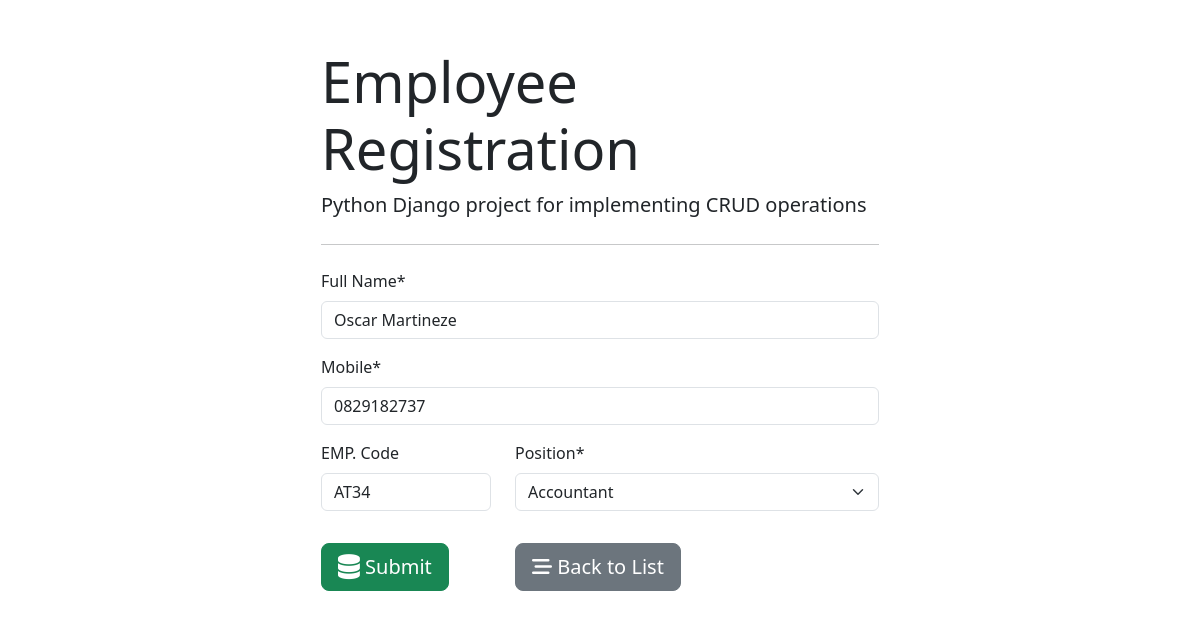
The app's page /3, older data.
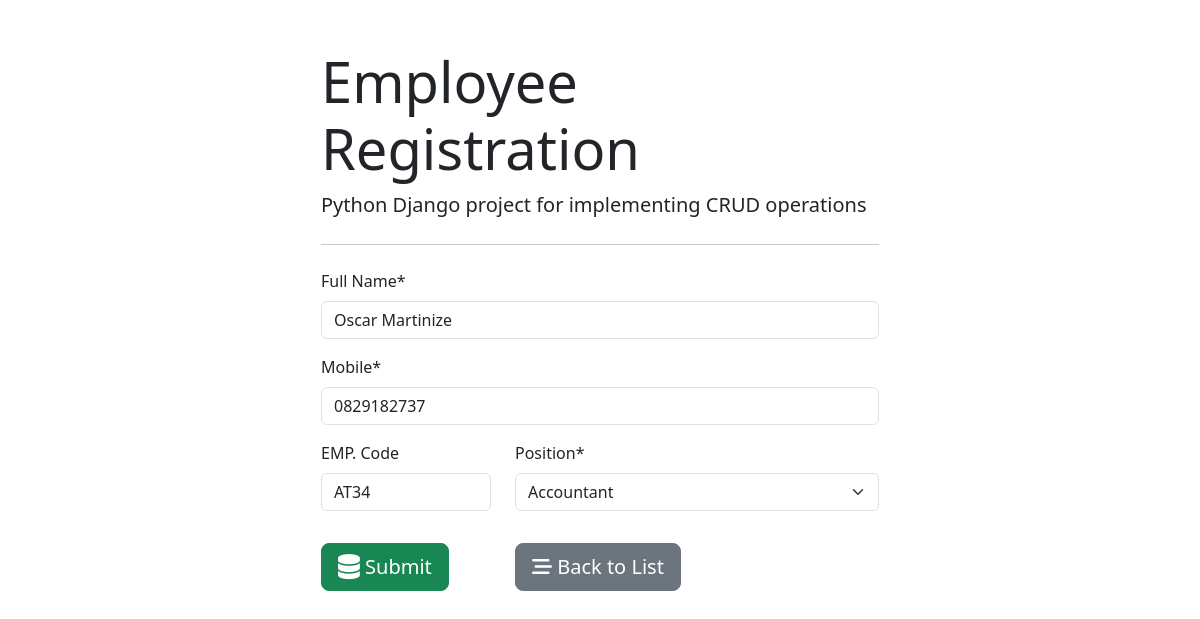
The same page, newer data.
### employees/models.py (models this page shows)
class Employee(models.Model):
    full_name = models.CharField(max_length=100)
    emp_code  = models.CharField(max_length=60)
    mobile = models.CharField(max_length=15)
    position = models.ForeignKey(Position, on_delete=models.CASCADE)

### employees/views.py (the view, shortened to what this page needs)
# urls.py: path('',views.employee_form, name='form'),
def employee_form(request, id=0):
    if request.method == "GET":
        if id ==0:
            form = EmployeeForm()
        else:
            employee = Employee.objects.get(pk=id)
            form = EmployeeForm(instance=employee)
        return render(request, 'employees/employee_form.html',{'form':form})

### employees/forms.py
class EmployeeForm(forms.ModelForm):
    class Meta:
        model = Employee
        fields = ('full_name', 'mobile', 'emp_code', 'position',)
        labels = {
            'full_name': 'Full Name',
            'emp_code': 'EMP. Code'
        }
    def __init__(self, *args, **kwargs):
        super(EmployeeForm, self).__init__(*args, **kwargs)
        self.fields['position'].empty_label = 'Select Position'
        self.fields['emp_code'].required = False

### employees/models.py (called while the page is built)
    def __str__(self):
        return self.title

### employees/templates/employees/employee_form.html (shortened to what this page needs)
{% extends 'employees/base.html' %}
{% load crispy_forms_tags %}
{% block content %}
<form action="" method="post" autocomplete="autoff">
    {{ form.full_name |as_crispy_field }}
    {{ form.mobile |as_crispy_field }}
    <div class="row">
        <div class="col-md-4">
            {{ form.emp_code |as_crispy_field }}
        </div>
        <div class="col-md-8">
            {{ form.position |as_crispy_field }}
        </div>
    </div>
    <div class="row my-3">
        <div class="col-md-4">
            <button type="submit" class="btn btn-success btn-block  btn-lg">
                <i class="fa-solid fa-database fa-lg"></i>
                Submit
            </button>
        </div>
            <div class="col-md-6">
                <a href="{% url 'list' %}" class="btn btn-secondary btn-block btn-lg">
                    <i class="fas fa-stream"></i>
                    Back to List
                </a>
            </div>
    </div>
</form>
{% endblock content %}

Row changes from the older to the newer data that the page shows:
changed Employee "AT34": full_name "Oscar Martineze" → "Oscar Martinize"
